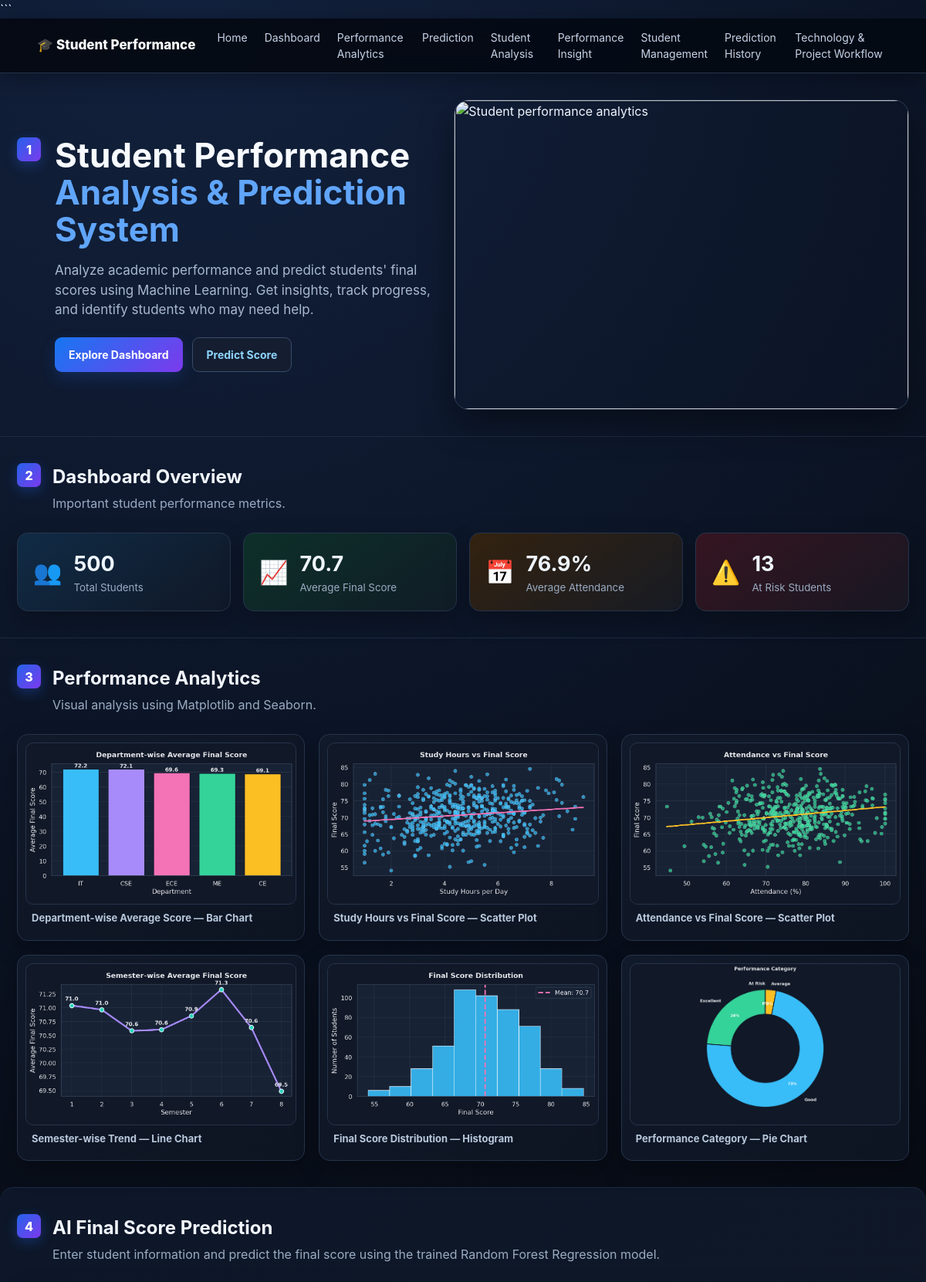
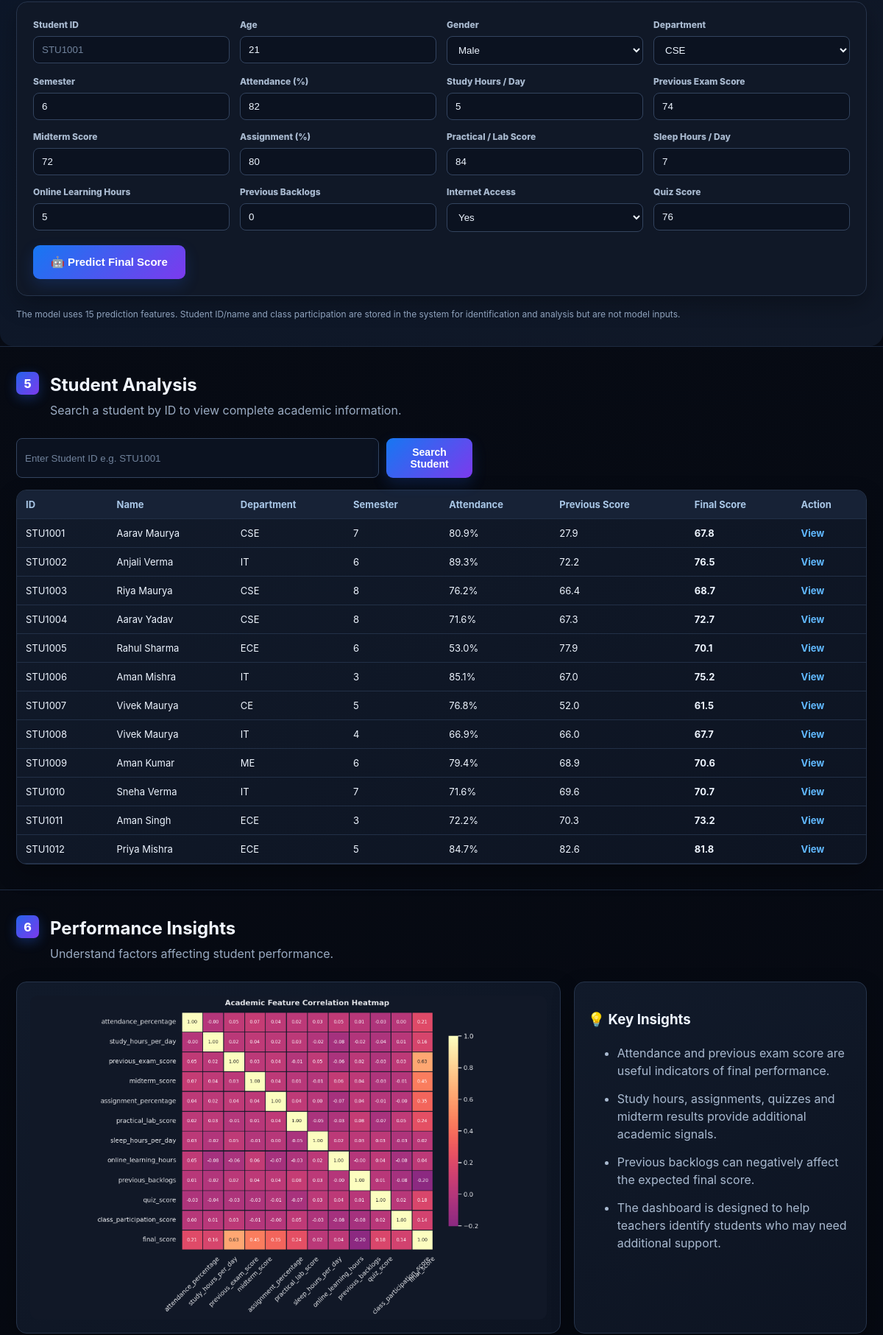
The page / (upper part) on the database its author committed (2 pictures, top to bottom).
### tables this page shows
CREATE TABLE "students" (
"student_id" TEXT,
  "student_name" TEXT,
  "age" INTEGER,
  "gender" TEXT,
  "department" TEXT,
  "semester" INTEGER,
  "attendance_percentage" REAL,
  "study_hours_per_day" REAL,
  "previous_exam_score" REAL,
  "midterm_score" REAL,
  "assignment_percentage" REAL,
  "practical_lab_score" REAL,
  "sleep_hours_per_day" REAL,
  "online_learning_hours" REAL,
  "previous_backlogs" INTEGER,
  "internet_access" TEXT,
  "quiz_score" REAL,
  "class_participation_score" REAL,
  "final_score" REAL
);

### app/app.py (the view)
@app.route("/")
def index():
    return render_template("index.html", **dashboard_data())

### app/app.py (called while the page is built)
def get_db():
    conn = sqlite3.connect(DB_PATH)
    conn.row_factory = sqlite3.Row
    return conn

### app/templates/index.html (shortened to what this page needs)
{% extends "base.html" %}
{% block content %}
<section class="hero" id="home">
  <div class="hero-copy">
    <span class="section-number">1</span>
    <div>
      <h1>
        Student Performance
        <br>
        <span>Analysis & Prediction System</span>
      </h1>
      <p>
        Analyze academic performance and predict students'
        final scores using Machine Learning. Get insights,
        track progress, and identify students who may need help.
      </p>
      <div class="hero-actions">
        <a class="btn primary" href="#dashboard">
          Explore Dashboard
        </a>
        <a class="btn secondary" href="#prediction">
          Predict Score
        </a>
      </div>
    </div>
  </div>
  <img
    class="hero-image"
    src="{{ url_for('static', filename='images/student_performance_banner.png') }}"
    alt="Student performance analytics"
  >
</section>
<section id="dashboard" class="section">
  <div class="section-head">
    <span class="section-number">2</span>
    <div>
      <h2>Dashboard Overview</h2>
      <p>
        Important student performance metrics.
      </p>
    </div>
  </div>
  <div class="metric-grid">
    <div class="metric blue">
      <span>👥</span>
      <div>
        <strong>{{ total }}</strong>
        <small>
          Total Students
        </small>
      </div>
    </div>
    <div class="metric green">
      <span>📈</span>
      <div>
        <strong>{{ avg }}</strong>
        <small>
          Average Final Score
        </small>
      </div>
    </div>
    <div class="metric orange">
      <span>📅</span>
      <div>
        <strong>{{ attendance }}%</strong>
        <small>
          Average Attendance
        </small>
      </div>
    </div>
    <div class="metric red">
      <span>⚠️</span>
      <div>
        <strong>{{ at_risk }}</strong>
        <small>
          At Risk Students
        </small>
      </div>
    </div>
  </div>
</section>
<section id="analytics" class="section">
  <div class="section-head">
    <span class="section-number">3</span>
    <div>
      <h2>Performance Analytics</h2>
      <p>
        Visual analysis using Matplotlib and Seaborn.
      </p>
    </div>
  </div>
  <div class="chart-grid">
    <figure class="chart-card">
      <img
        src="{{ url_for('static', filename='charts/department_average.png') }}"
        alt="Department-wise average score"
      >
      <figcaption>
        Department-wise Average Score — Bar Chart
      </figcaption>
    </figure>
    <figure class="chart-card">
      <img
        src="{{ url_for('static', filename='charts/study_vs_score.png') }}"
        alt="Study hours versus final score"
      >
      <figcaption>
        Study Hours vs Final Score — Scatter Plot
      </figcaption>
    </figure>
    <figure class="chart-card">
      <img
        src="{{ url_for('static', filename='charts/attendance_vs_score.png') }}"
        alt="Attendance versus final score"
      >
      <figcaption>
        Attendance vs Final Score — Scatter Plot
      </figcaption>
    </figure>
    <figure class="chart-card">
      <img
        src="{{ url_for('static', filename='charts/semester_trend.png') }}"
        alt="Semester-wise performance trend"
      >
      <figcaption>
        Semester-wise Trend — Line Chart
      </figcaption>
    </figure>
    <figure class="chart-card">
      <img
        src="{{ url_for('static', filename='charts/score_distribution.png') }}"
        alt="Final score distribution"
      >
      <figcaption>
        Final Score Distribution — Histogram
      </figcaption>
    </figure>
    <figure class="chart-card">
      <img
        src="{{ url_for('static', filename='charts/performance_category.png') }}"
        alt="Performance category"
      >
      <figcaption>
        Performance Category — Pie Chart
      </figcaption>
    </figure>
  </div>
</section>
<section id="prediction" class="section prediction-section">
  <div class="section-head">
    <span class="section-number">4</span>
    <div>
      <h2>AI Final Score Prediction</h2>
      <p>
        Enter student information and predict the final score
        using the trained Random Forest Regression model.
      </p>
    </div>
  </div>
  <form
    class="prediction-form"
    method="POST"
    action="{{ url_for('predict') }}"
  >
    <div class="form-grid">
      <label>
        Student ID
        <input
          name="student_id"
          placeholder="STU1001"
        >
      </label>
      <label>
        Age
        <input
          name="age"
          type="number"
          min="16"
          max="40"
          value="21"
          required
        >
      </label>
      <label>
        Gender
        <select name="gender">
          <option>Male</option>
        </select>
      </label>
      <label>
        Department
        <select name="department">
          {% for d in ['CSE','IT','ECE','ME','CE'] %}
            <option>{{ d }}</option>
          {% endfor %}
        </select>
      </label>
      <label>
        Semester
        <input
          name="semester"
          type="number"
          min="1"
          max="8"
          value="6"
          required
        >
      </label>
      <label>
        Attendance (%)
        <input
          name="attendance_percentage"
          type="number"
          step="0.1"
          min="0"
          max="100"
          value="82"
          required
        >
      </label>
      <label>
        Study Hours / Day
        <input
          name="study_hours_per_day"
          type="number"
          step="0.1"
          min="0"
          max="16"
          value="5"
          required
        >
      </label>
      <label>
        Previous Exam Score
        <input
          name="previous_exam_score"
          type="number"
          step="0.1"
          min="0"
          max="100"
          value="74"
          required
        >
      </label>
      <label>
        Midterm Score
        <input
          name="midterm_score"
          type="number"
          step="0.1"
          min="0"
          max="100"
          value="72"
          required
        >
      </label>
      <label>
        Assignment (%)
        <input
          name="assignment_percentage"
          type="number"
          step="0.1"
          min="0"
          max="100"
          value="80"
          required
        >
      </label>
      <label>
        Practical / Lab Score
        <input
          name="practical_lab_score"
          type="number"
          step="0.1"
          min="0"
          max="100"
          value="84"
          required
        >
      </label>
      <label>
        Sleep Hours / Day
        <input
          name="sleep_hours_per_day"
          type="number"
          step="0.1"
          min="0"
          max="16"
          value="7"
          required
        >
      </label>
      <label>
        Online Learning Hours
        <input
          name="online_learning_hours"
          type="number"
          step="0.1"
          min="0"
          max="20"
          value="5"
          required
        >
      </label>
      <label>
        Previous Backlogs
        <input
          name="previous_backlogs"
          type="number"
          min="0"
          max="10"
          value="0"
          required
        >
      </label>
      <label>
        Internet Access
        <select name="internet_access">
          <option>Yes</option>
        </select>
      </label>
      <label>
        Quiz Score
        <input
          name="quiz_score"
          type="number"
          step="0.1"
          min="0"
          max="100"
          value="76"
          required
        >
      </label>
    </div>
    <button
      class="btn primary large"
      type="submit"
    >
      🤖 Predict Final Score
    </button>
  </form>
  <div class="note">
    The model uses 15 prediction features.
    Student ID/name and class participation are stored
    in the system for identification and analysis but
    are not model inputs.
  </div>
</section>
<section id="student-analysis" class="section">
  <div class="section-head">
    <span class="section-number">5</span>
    <div>
      <h2>Student Analysis</h2>
      <p>
        Search a student by ID to view complete academic information.
      </p>
    </div>
  </div>
  <form
    class="searchbar"
    method="GET"
    action="{{ url_for('student', student_id='PLACEHOLDER') }}"
    onsubmit="this.action='/student/'+encodeURIComponent(this.student_id.value);"
  >
    <input
      name="student_id"
      placeholder="Enter Student ID e.g. STU1001"
      required
    >
    <button
      class="btn primary"
      type="submit"
    >
      Search Student
    </button>
  </form>
  <div class="table-card">
    <table>
      <thead>
        <tr>
          <th>ID</th>
          <th>Name</th>
          <th>Department</th>
          <th>Semester</th>
          <th>Attendance</th>
          <th>Previous Score</th>
          <th>Final Score</th>
          <th>Action</th>
        </tr>
      </thead>
      <tbody>
        {% for s in students %}
        <tr>
          <td>{{ s.student_id }}</td>
          <td>{{ s.student_name }}</td>
          <td>{{ s.department }}</td>
          <td>{{ s.semester }}</td>
          <td>{{ s.attendance_percentage }}%</td>
          <td>{{ s.previous_exam_score }}</td>
          <td>
            <b>{{ s.final_score }}</b>
          </td>
          <td>
            <a
              class="link-btn"
              href="{{ url_for('student', student_id=s.student_id) }}"
            >
              View
            </a>
          </td>
        </tr>
        {% endfor %}
      </tbody>
    </table>
  </div>
</section>
<section id="insights" class="section">
  <div class="section-head">
    <span class="section-number">6</span>
    <div>
      <h2>Performance Insights</h2>
      <p>
        Understand factors affecting student performance.
      </p>
    </div>
  </div>
  <div class="insight-grid">
    <div class="insight-card">
      <img
        src="{{ url_for('static', filename='charts/correlation_heatmap.png') }}"
        alt="Correlation heatmap"
      >
    </div>
    <div class="insight-card">
      <h3>
        💡 Key Insights
      </h3>
      <ul>
        <li>
          Attendance and previous exam score are useful
          indicators of final performance.
        </li>
        <li>
          Study hours, assignments, quizzes and midterm
          results provide additional academic signals.
        </li>
        <li>
          Previous backlogs can negatively affect the
          expected final score.
        </li>
        <li>
          The dashboard is designed to help teachers
          identify students who may need additional support.
        </li>
      </ul>
    </div>
  </div>
</section>
{% endblock %}

### rows shown on the page
students: student_id "STU1001", student_name "Aarav Maurya", department "CSE", semester "7", attendance_percentage "80.9", previous_exam_score "27.9", final_score "67.8"
students: student_id "STU1002", student_name "Anjali Verma", department "IT", semester "6", attendance_percentage "89.3", previous_exam_score "72.2", final_score "76.5"
students: student_id "STU1003", student_name "Riya Maurya", department "CSE", semester "8", attendance_percentage "76.2", previous_exam_score "66.4", final_score "68.7"
students: student_id "STU1004", student_name "Aarav Yadav", department "CSE", semester "8", attendance_percentage "71.6", previous_exam_score "67.3", final_score "72.7"
students: student_id "STU1005", student_name "Rahul Sharma", department "ECE", semester "6", attendance_percentage "53.0", previous_exam_score "77.9", final_score "70.1"
students: student_id "STU1006", student_name "Aman Mishra", department "IT", semester "3", attendance_percentage "85.1", previous_exam_score "67.0", final_score "75.2"
students: student_id "STU1007", student_name "Vivek Maurya", department "CE", semester "5", attendance_percentage "76.8", previous_exam_score "52.0", final_score "61.5"
students: student_id "STU1008", student_name "Vivek Maurya", department "IT", semester "4", attendance_percentage "66.9", previous_exam_score "66.0", final_score "67.7"
students: student_id "STU1009", student_name "Aman Kumar", department "ME", semester "6", attendance_percentage "79.4", previous_exam_score "68.9", final_score "70.6"
students: student_id "STU1010", student_name "Sneha Verma", department "IT", semester "7", attendance_percentage "71.6", previous_exam_score "69.6", final_score "70.7"
students: student_id "STU1011", student_name "Aman Singh", department "ECE", semester "3", attendance_percentage "72.2", previous_exam_score "70.3", final_score "73.2"
students: student_id "STU1012", student_name "Priya Mishra", department "ECE", semester "5", attendance_percentage "84.7", previous_exam_score "82.6", final_score "81.8"

### other values the page prints
{{ total }} "500"
{{ avg }} "70.7"
{{ attendance }} "76.9"
{{ at_risk }} "13"
form field department "CSE"
